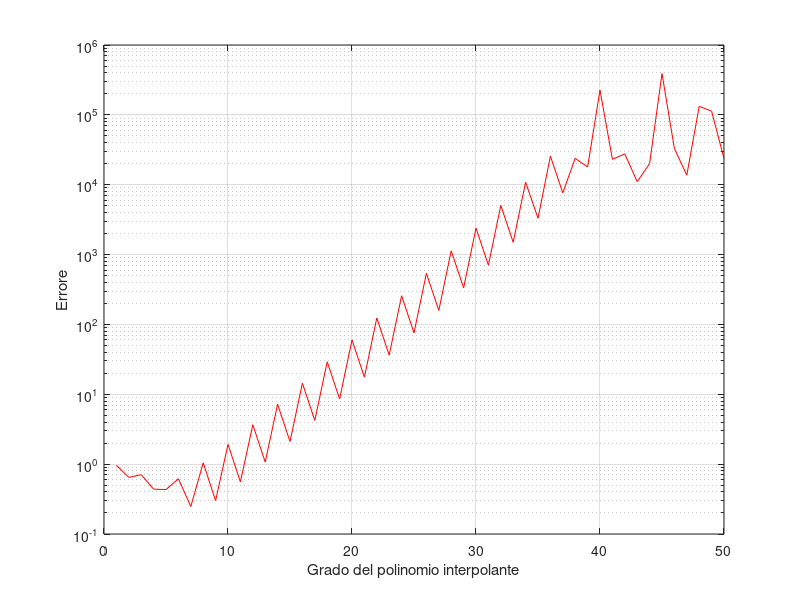

Write MATLAB code to recreate this figure.

err= zeros(50,1);
runge=@(x) 1./(1+25*x.^2);

for i=1:50
    x=linspace(-1,1,i+1);
    y= runge(x);
    p = polyfit(x,y,i);
    t = linspace(min(x),max(x),1e4);
    v = polyval(p,t);
    yt= runge(t);
    err(i) =norm(yt-v,inf);
end
figure(1)
semilogy(err,'r');
xlabel('Grado del polinomio interpolante')
ylabel('Errore')
grid on;